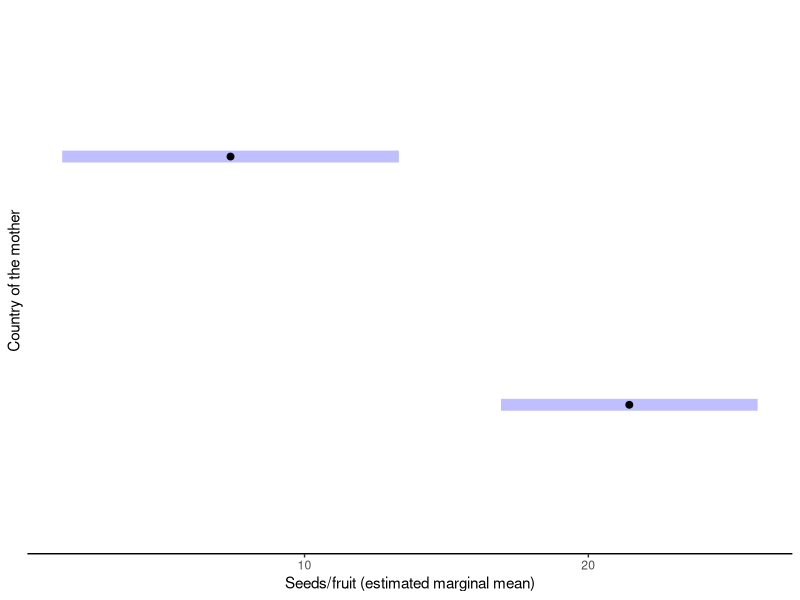

The R source for this figure:
## ---- chunk 1
knitr::opts_chunk$set(echo = TRUE)
## ---- chunk 2
library(tidyverse)
library(knitr)
library(lme4)
library(lmerTest)
library(emmeans)

seeds <- read_csv("F1_pollinations_2021.csv")

ids <- read_csv("F1_individuals_2020.csv")
## ---- chunk 3
#Add ID information to the seed counts:
seed_ids <- left_join(seeds, ids, by=c("Mother_ID"="Full_ID"))
## ---- chunk 4
counts <- seed_ids %>% filter(Treatment=="Self") %>% mutate(N_Seeds = replace_na(N_Seeds, 0)) %>% group_by(Cross_Type) %>%  summarize(N_Cross=length(unique(ID)), N_F1=length(unique(Mother_ID)), N_Fruits=length(Mother_ID), Seed_Count=sum(N_Seeds), SeedsperFruit=round(mean(N_Seeds), digits=0)) %>% filter(Seed_Count>0)

kable(counts)
## ---- chunk 5

obj <- seed_ids %>% filter(Treatment=="Self") %>% mutate(N_Seeds = replace_na(N_Seeds, 0), F1_ID=Mother_ID) %>% group_by(Cross_Type, F1_ID) %>% summarize(N_Fruits=length(Mother_ID),Seed_Count=sum(N_Seeds), SeedsperFruit=mean(N_Seeds)) %>% filter(!is.na(Cross_Type)) %>% mutate(Cross_Type2 =if_else(str_detect(Cross_Type,"^Fr"), "Fr", "It")) %>% separate(F1_ID, c("Cross", "Individual")) %>% separate(Cross_Type, c("Mother", "Father"), sep="x") %>% mutate(Italian_Pop = if_else(str_detect(Mother, "^IT"), Mother, "NA")) %>% mutate(Italian_Pop = if_else(str_detect(Italian_Pop, "NA"), Father, Italian_Pop))


model <- lmer(SeedsperFruit~Cross_Type2+(1|Italian_Pop/Cross), data=obj)

#par(mfrow=c(1,2))
#hist(resid(model))
#plot(predict(model),resid(model)) ; abline(h=0)

## ---- chunk 6
anova(model)
## ---- chunk 7
pairs(emmeans(model, "Cross_Type2"))
plot(emmeans(model, "Cross_Type2")) + xlab("Seeds/fruit (estimated marginal mean)") + theme_classic()+scale_y_discrete("Country of the mother", c("Fr", "It"), c("France", "Italy"))
